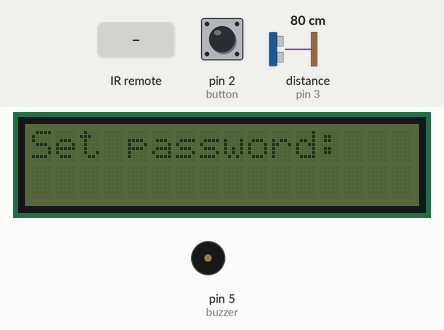
A sketch run on a simulated Arduino Uno, built with avr-gcc and run on an emulated ATmega328P. Shown: 16×2 character LCD, buzzer (waves = sounding, pin HIGH). Wiring (inferred from the names in the program): ultrasonic range finder: trigger pin 4; echo pin 3. The inputs (shaded band) are chosen by the test bench; at power-on: distance to the obstacle (sensor on pin 3) 80 cm, pin 2 (button) LOW. The echo pulse lasts 58.3 µs per cm; pins used as bus, display or sensor lines are not drawn.

Above: at 1.2 s.
1.3 s: distance to the obstacle (sensor on pin 3) set to 2 cm
At 2.0 s:
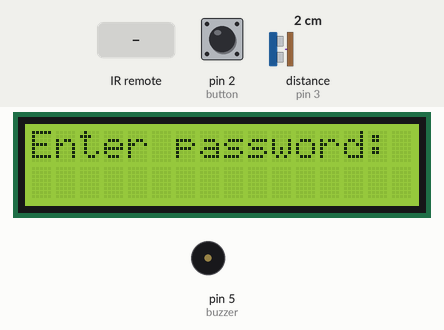
2.8 s: infrared code 0xFFA857 received
At 3.3 s:
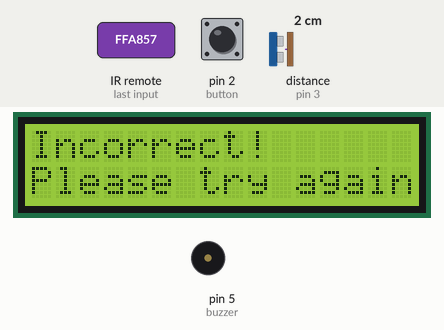
4.3 s: pin 2 (button) pulled HIGH for 0.15 s
At 5.5 s:
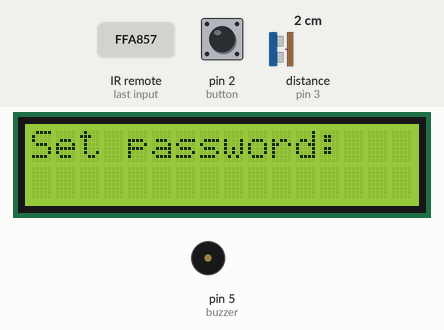
5.9 s: infrared code 0xA3C8EDDB received
At 6.4 s:
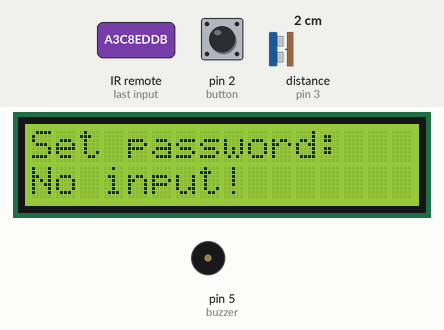
7.4 s: distance to the obstacle (sensor on pin 3) set to 60 cm
10.4 s: infrared code 0xFF6897 received
At 11.8 s:
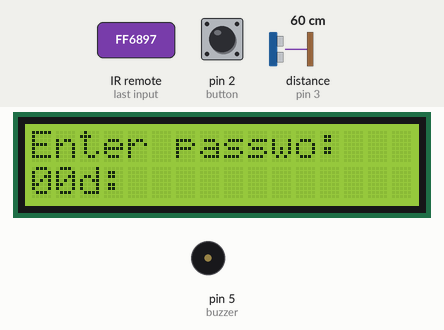
Timing chart, 0 to 13.4 s (numbered marks = the images above; inputs shaded):
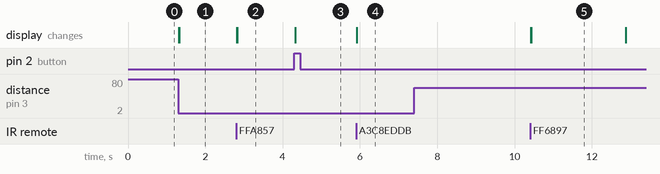

The sketch:

Final_project_103062215.ino
```cpp
#include <Arduino_FreeRTOS.h>
#include <Wire.h>
#include <IRremote.h>
#include <LiquidCrystal_I2C.h>
#include <Stepper.h>
#define STEPS 2048

LiquidCrystal_I2C lcd(0x3F, 2, 1, 0, 4, 5, 6, 7, 3, POSITIVE);
Stepper stepper(STEPS, 8, 10, 9, 11);
int buzzer = 5;
int RECV_PIN = 6;
int button = 2;
int button_int = 0;  // Interrupt 0 is on pin 2
IRrecv irrecv(RECV_PIN);
decode_results results;
void enterPassword( void *pvParameters );
void setPassword( void *pvParameters );
char password[20]="12345678", input[20]={'\0'}, ret;
int now=0, count=0, comeback=0, man=0, door=0;
TaskHandle_t set = NULL;
const int trigPin = 4;  const int echoPin = 3;
long duration, distance;
unsigned long now_time, start_time;

void setup()
{
  Serial.begin(9600);
  irrecv.enableIRIn();
  pinMode(button, INPUT);
  pinMode(buzzer, OUTPUT);
  pinMode(trigPin, OUTPUT);
  pinMode(echoPin, INPUT);
  attachInterrupt(button_int, handle_click, RISING);
  lcd.begin(16, 2);
  lcd.noBacklight();
  lcd.clear();
  lcd.setCursor(0, 0);
  lcd.print("Set password:");
  stepper.setSpeed(5);
  xTaskCreate(enterPassword, (const portCHAR *)"enterPassword", 128, NULL, 2, NULL);
  xTaskCreate(setPassword, (const portCHAR *)"setPassword", 128, NULL, 3, &set);
  vTaskSuspend(set);
}
void loop()
{

}

void setPassword( void *pvParameters )
{
  (void) pvParameters;
  int i;
  for (;;)
  {
    now = 0;
    count = 0;
    lcd.clear();
    lcd.setCursor(0, 0);
    lcd.print("Set password:");
    for(i=0; i<20; i++) password[i] = '\0';
    for(;;)
    {
      if (irrecv.decode(&results))
      {
        translateIR();
        if(ret != 'X')
        {
          if(ret == '+')
          {
            if(now == 0)
            {
              lcd.setCursor(0, 1);
              lcd.print("No input!");
            }
            else
            {
              lcd.clear();
              lcd.setCursor(0, 0);
              lcd.print("Enter password:");
              break;
            }
          }
          else
          {
            if(now == 0)
            {
              lcd.clear();
              lcd.setCursor(0, 0);
              lcd.print("Set password:");
            }
            if(now < 16)
            {
              password[now] = ret;
              lcd.setCursor(now, 1);
              lcd.print(ret);
              now++;
            }
          }
        }
        delay(500);
        irrecv.resume();
      }
    }
    now = 0;
    comeback = 1;
    vTaskSuspend(set);
  }
}

void enterPassword( void *pvParameters )
{
  (void) pvParameters;
  int i;
  for (;;)
  {
    digitalWrite(trigPin, LOW); // Clears the trigPin
    delayMicroseconds(2);
    digitalWrite(trigPin, HIGH);
    delayMicroseconds(10);
    digitalWrite(trigPin, LOW);
    duration = pulseIn(echoPin, HIGH);
    distance = duration*0.034/2;
    if(distance < 50)
    {
      if(man==0)
      {
        lcd.clear();
        lcd.backlight();
        lcd.setCursor(0, 0);
        lcd.print("Enter password:");
        now = 0;
        count = 0;
        man = 1;
      }
      man = 1;
    }
    else
    {
      if(man==1)
      {
        man = 2;
        start_time = millis();
      }
      if(man==2)
      {
        now_time = millis();
        if(now_time - start_time > 5000)
        {
          man = 0;
          lcd.noBacklight();
          if(door == 1)
          {
            stepper.step(-512);
            door = 0;
          }
        }
      }
    }
    if (irrecv.decode(&results))
    {
      translateIR();
      if(ret != 'X')
      {
        if(ret == '+')
        {
          if(comeback == 0)
          {
            if(strcmp(password, input) == 0)
            {
              lcd.clear();
              lcd.setCursor(0, 0);
              lcd.print("Pass!");
              stepper.step(512);
              door = 1;
              count = 0;
            }
            else
            {
              lcd.clear();
              lcd.setCursor(0, 0);
              lcd.print("Incorrect!");
              lcd.setCursor(0, 1);
              lcd.print("Please try again");
              count++;
              if(count >= 5)
              {
                lcd.noBacklight();
                for(i=4; i>0; i--)
                {
                  tone(buzzer, 500, 500);
                  delay(1000);
                }
                delay(6000);
                lcd.backlight();
                count = 0;
              }
            }
            for(i=0; i<20; i++) input[i] = '\0';
            now = 0;
          }
        }
        else
        {
          if(now == 0)
          {
            lcd.clear();
            lcd.setCursor(0, 0);
            lcd.print("Enter password:");
          }
          if(now < 16)
          {
            input[now] = ret;
            lcd.setCursor(now, 1);
            lcd.print(ret);
            now++;
          }
        }
      }
      comeback = 0;
      delay(500);
      irrecv.resume();
   }
  }
}

void translateIR() // takes action based on IR code received describing Car MP3 IR codes
{
  switch(results.value){
  case 0xFFA857:
    ret = '+';
    break;
  case 0xA3C8EDDB:
    ret = '+';
    break;
  case 0xFF6897:
    ret = '0';
    break;
  case 0xC101E57B:
    ret = '0';
    break;
  case 0xFF30CF:
    ret = '1';
    break;
  case 0x9716BE3F:
    ret = '1';
    break;
  case 0xFF18E7:
    ret = '2';
    break;
  case 0x3D9AE3F7:
    ret = '2';
    break;
  case 0xFF7A85:
    ret = '3';
    break;
  case 0x6182021B:
    ret = '3';
    break;
  case 0xFF10EF:
    ret = '4';
    break;
  case 0x8C22657B:
    ret = '4';
    break;
  case 0xFF38C7:
    ret = '5';
    break;
  case 0x488F3CBB:
    ret = '5';
    break;
  case 0xFF5AA5:
    ret = '6';
    break;
  case 0x449E79F:
    ret = '6';
    break;
  case 0xFF42BD:
    ret = '7';
    break;
  case 0x32C6FDF7:
    ret = '7';
    break;
  case 0xFF4AB5:
    ret = '8';
    break;
  case 0x1BC0157B:
    ret = '8';
    break;
  case 0xFF52AD:
    ret = '9';
    break;
  case 0x3EC3FC1B:
    ret = '9';
    break;
    case 0xFFFFFFFF:
    ret = 'X';
    break;
  case 0xFF:
    ret = 'X';
    break;
  default:
    ret = 'X';
  }
}

void handle_click()
{
  vTaskResume(set);
}
```

Measured:
- after the input at 1.3 s, the display: first changes at once (image 1 shows a later state)
- after the input at 2.8 s, the display: first changes at once (image 2 shows a later state)
- after the input at 4.3 s, the display: changes at once (image 3)
- after the input at 5.9 s, the display: changes at once (image 4)
- after the input at 7.4 s, every drawn part: stays the same
- after the input at 10.4 s, the display: first changes at once (image 5 shows a later state)
- what the display in image 5 shows lasts 2.5 s, from 10.4 s to 12.9 s
